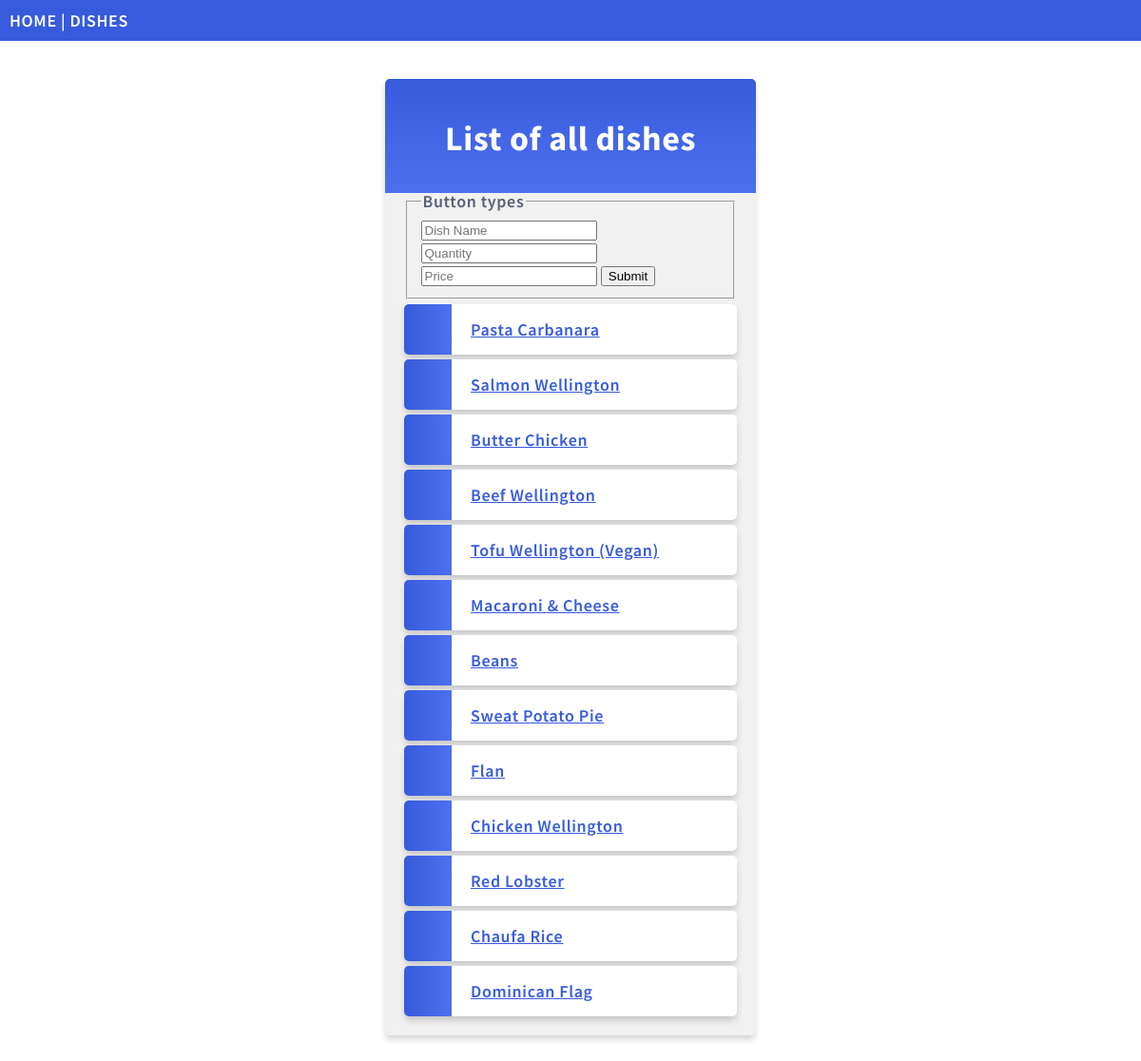
The app's page /dish with its own data.
### dish/models.py (models this page shows, shortened)
class Dish(models.Model):
    name = models.TextField()
    quantity = models.TextField()
    price = models.IntegerField()

### dish/views.py (the view)
# urls.py: path('', include('dish.urls'))
def dish(request):
    dishes = Dish.objects.all().values()
    template = loader.get_template('all_dishes.html')
    context = {
        'dishes': dishes,
    }
    logger.info(dishes.explain())
    return HttpResponse(template.render(context, request))

### dish/templates/all_dishes.html (shortened to what this page needs)
{% extends "master.html" %}
{% block content %}
    <div class="mycard">
        <h1>List of all dishes</h1>
        <form method='POST' action="/add_dish">
          <fieldset>
            <legend>Button types</legend>
              <label>
                  <input type="text" name="name" placeholder="Dish Name">
              </label>
              <label for="quantity">
                  <input type="text" id="quantity" name="quantity" placeholder="Quantity">
              </label>
              <label for="price">
                  <input type="number" id="price" name="price" placeholder="Price">
              </label>
            <button type="submit">Submit</button>
          </fieldset>
        </form>
        <ul>
          {% for x in dishes %}
              <li><a href="get_dish_by_id/{{ x.id }}">{{ x.name }}</a></li>
          {% endfor %}
        </ul>
    </div>
{% endblock %}

### dish/templates/master.html (shortened to what this page needs)
{% load static %}
<!DOCTYPE html>
<html lang="en">
<head>
    <link rel="stylesheet" href="{% static 'mystyles.css' %}">
</head>
<body>
    <div class="topnav">
      <a href="/">HOME</a> |
      <a href="/dish">DISHES</a>
    </div>
    {% block content %}
    {% endblock %}
</body>
</html>

### mystaticfiles/mystyles.css (style rules this page uses)
body { margin:0; font: 600 18px 'Source Sans Pro', sans-serif; letter-spacing: 0.64px; color: #585d74; }
.topnav { background-color:#375BDC; color:#ffffff; padding:10px; }
.topnav a:link, .topnav a:visited { text-decoration: none; color: #ffffff; }
.mycard, .mycard_dish { background-color: #f1f1f1; background-image: linear-gradient(to bottom, #375BDC, #4D70EF); background-size: 100% 120px; background-repeat: no-repeat; margin: 40px auto; width: 350px; border-radius: 5px; box-shadow: 0 5px 7px -1px rgba(51, 51, 51, 0.23); padding: 20px; }
.mycard h1 { text-align: center; color:#ffffff; margin:20px 0 32px 0; }
ul { list-style-type: none; padding: 0; margin: 0; }
li { background-color: #ffffff; background-image: linear-gradient(to right, #375BDC, #4D70EF); background-size: 50px 60px; background-repeat: no-repeat; cursor: pointer; transition: transform .25s; border-radius: 5px; box-shadow: 0 5px 7px -1px rgba(51, 51, 51, 0.23); padding: 15px; padding-left: 70px; margin-top: 5px; }
a:link, a:visited { color: #375BDC; }

### records on screen
Dish: name "Pasta Carbanara"
Dish: name "Salmon Wellington"
Dish: name "Butter Chicken"
Dish: name "Beef Wellington"
Dish: name "Tofu Wellington (Vegan)"
Dish: name "Macaroni & Cheese"
Dish: name "Beans"
Dish: name "Sweat Potato Pie"
Dish: name "Flan"
Dish: name "Chicken Wellington"
Dish: name "Red Lobster"
Dish: name "Chaufa Rice"
Dish: name "Dominican Flag"
